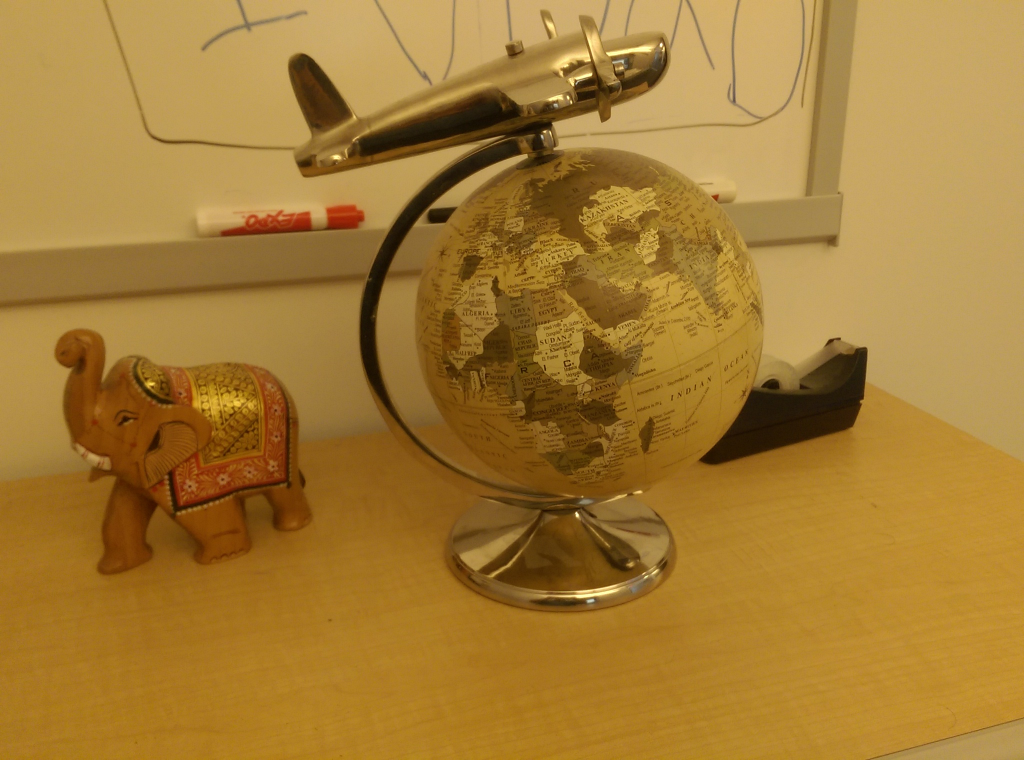
%> input picture examples/globe/im1.png, 2048 x 1520 px (shown at 1/2 size)
$ octave calib.m   (GNU Octave 9; MATLAB toolbox functions it lacks are replaced by stand-ins)
%> lines starting %> are read from the running program, lines starting %| are printed output that depends on the picture
%> further down, im1 is the input picture: size 1520x2048x3 uint8; mean R, G, B 163.9, 123.6, 52.5
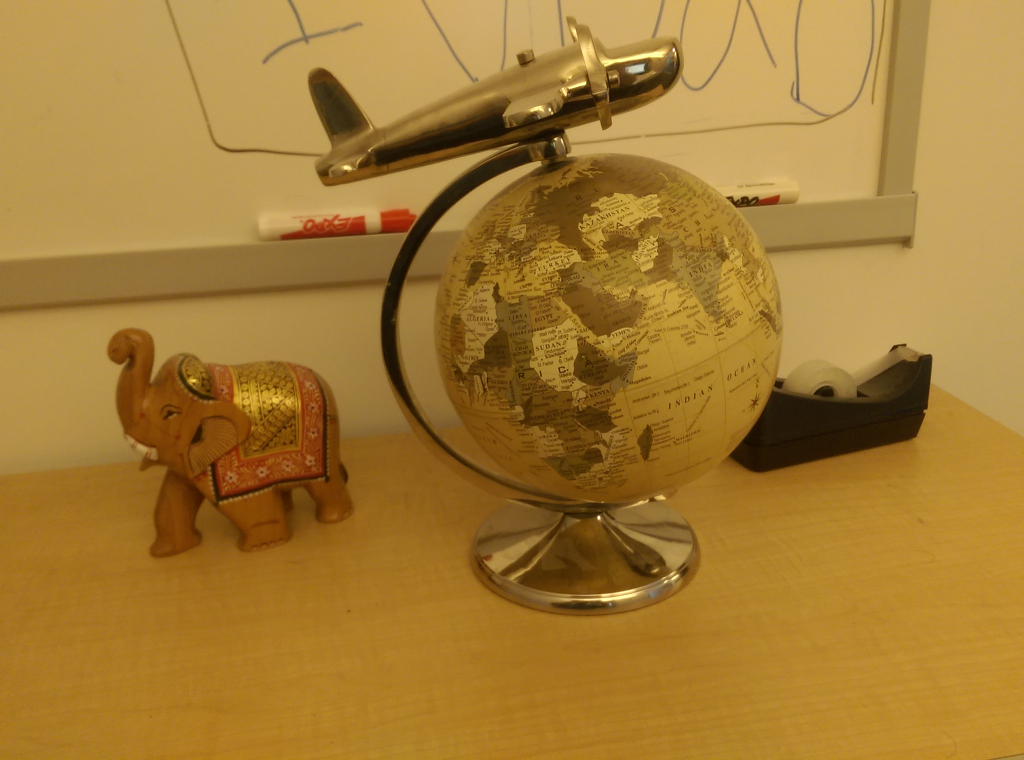
%> input picture examples/globe/im2.png, 2048 x 1520 px (shown at 1/2 size)
%> further down, im2 is the input picture: size 1520x2048x3 uint8; mean R, G, B 164.1, 123.8, 52.2
### examples/Newkuba/linbackproj.m
function [pntcloud, worldPoints, CloudSNR] = linbackproj(im1,im2,cam1,cam2,baseline,width,height)
%> called with cam1 = [1037.6 0 642.2; 0 1043.3 387.8; 0 0 1], cam2 = [998.8 0 368.3; 0 998.8 245.5; 0 0 1], baseline = 200, width = 1280, height = 720
% This function computes matching points between a pair of images and uses
% the input camera parameters to linealy back-project the matching points
% into the 3D space to construct a 3D point cloud.
%
% im1 and im2 are the input stereo images
% cam1 and cam2 are the intrinsic parameters of the camera corresponding to
% im1 and im2
% baseline is the stereo baseline (physical distance between the two camera
% centers)
% width and height are the width and height of the images.
%
% The function returns:
%   pntcloud, which is a 3D point cloud computed using the linear
%   backprojection mehod described in Hartley-Zisserman
%
%   worldPoints, which is a 3D point cloud computed using also the linear
%   backprojection method but implemented by a built-in Matlab function
%   called triangulate
%
%   CloudSNR, which is the signal-to-noise ratio of computed pntcloud with
%   respect to the reference point cloud worldPoints
%
%   Author: Dr. Hassan Foroosh, 2023
%

%% Keep the original images
%colorim1=im1;
%colorim2=im2;


colorim1=im1;
colorim2=im2;

%% Make grayscale copies of images, if they are color images
if size(im1,3)>0
    im1=rgb2gray(im1);
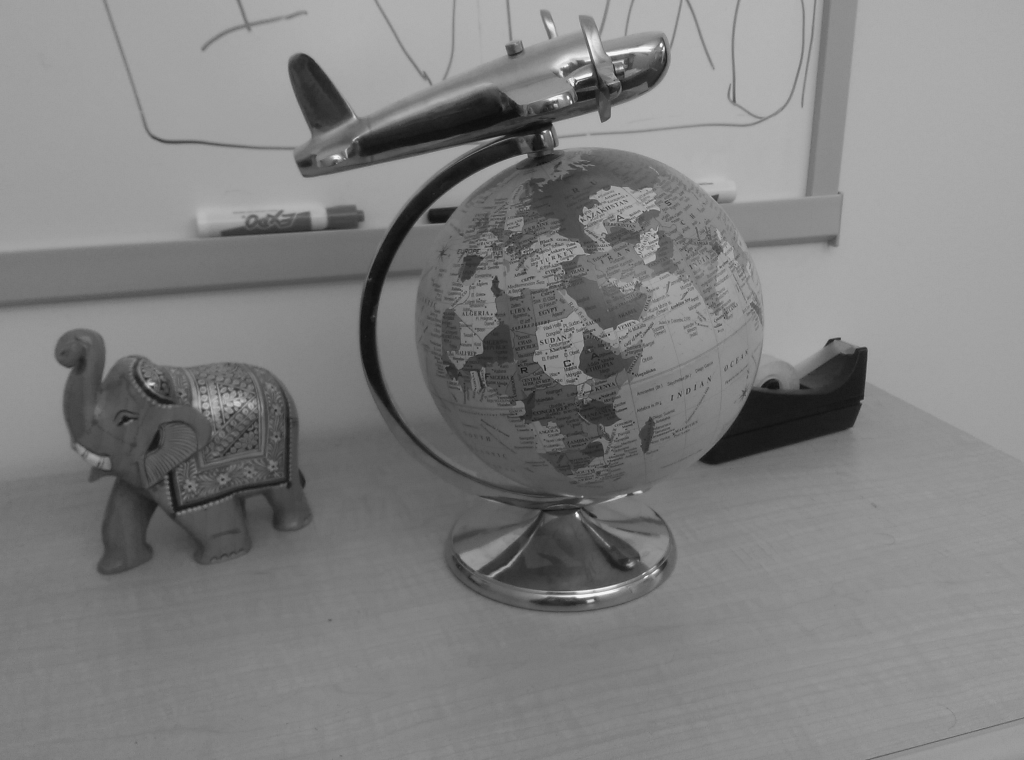
%> im1: size 1520x2048 uint8 (shown at 1/2 size); min 11, max 251, mean 127.6
end
if size(im2,3)>0
     im2=rgb2gray(im2);
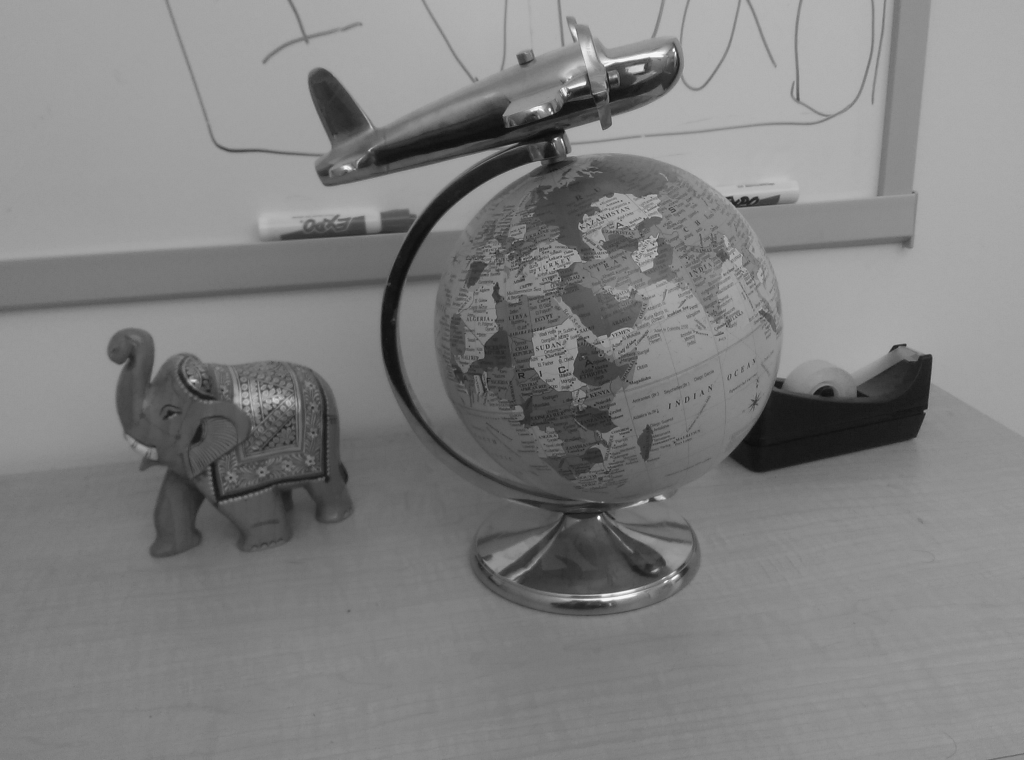
%> im2: size 1520x2048 uint8 (shown at 1/2 size); min 11, max 251, mean 127.8
end

%% Detect feature points
% [4 lines of commented-out code are left out]
points1 = detectORBFeatures(im1);
%> points1 = 13357 points; strongest (x, y): (1154, 1026), (1154, 1026), (1153, 1026), (1154, 1027), (1154, 1027)
points2 = detectORBFeatures(im2);
%> points2 = 12865 points; strongest (x, y): (1199, 1034), (1198, 1035), (1198, 1033), (1199, 1034), (1111, 279)
[features1,valid_points1] = extractFeatures(im1,points1);
%> valid_points1 has the same summary as points1
[features2,valid_points2] = extractFeatures(im2,points2);
%> valid_points2 = 12864 points; strongest (x, y): (1199, 1034), (1198, 1035), (1198, 1033), (1199, 1034), (1111, 279)
indexPairs = matchFeatures(features1,features2);
%> indexPairs = 1701 rows, first 12: [29 37; 36 52; 61 56; 133 107; 214 3943; 221 3949; 237 8516; 257 245; 265 252; 266 242; 267 253; 297 276]
%% Match feature points
matchedPoints1 = valid_points1(indexPairs(:,1),:);
%> matchedPoints1 = 1701 points; strongest (x, y): (1323, 89), (1086, 267), (1133, 727), (1133, 727), (1133, 730)
matchedPoints2 = valid_points2(indexPairs(:,2),:);
%> matchedPoints2 = 1701 points; strongest (x, y): (1347, 99), (1123, 743), (1122, 739), (1109, 282), (1123, 740)
% Disply matching points
figure; showMatchedFeatures(colorim1,colorim2,matchedPoints1,matchedPoints2,"montag");
%> (this line was passed over: showMatchedFeatures is not available in this run)
title("Matching Points");

Pnts1=matchedPoints1.Location;
%> Pnts1 = 1701 rows, first 12: [1301 102; 1014 109; 1324 126; 1293 165; 1102 261; 1102 269; 958 291; 668 313; 681 317; 929 317; 670 318; 1151 339]
Pnts2=matchedPoints2.Location;
%> Pnts2 = 1701 rows, first 12: [1326 113; 1037 128; 1350 133; 1323 170; 1125.4 275.8; 1125.4 285.4; 1272.5 1190.4; 689 334; 702 338; 959 331; 690 339; 1166 353]

%% Find the camera intrinsic and extrinsic parameters
% Assume fixed intrinsic parameters
K=(cam1+cam2)/2;

% Estimate the fundamental matrix
%> the run ends on the next line
F = estimateFundamentalMatrix(Pnts1,Pnts2);
% Matlab uses a special structure for intrinsics
intrinsics = cameraIntrinsics([K(1,1) K(2,2)],[K(1,3) K(2,3)],[height,width]);
% Estimate the extrinsic parameters (Rotation matrix and translation up to scale)
[R,t] = relativeCameraPose(F,intrinsics,Pnts1,Pnts2);

%% Build the two camera matrices with world coordinate frame attached to the first camera
P1=K*[eye(3),zeros(3,1)];
% Translation is scaled by the baseline distance to correct for the unknown scale
P2=K*[R',t'*baseline];

N=size(Pnts1,1);
color=zeros(3,N);
for n = 1:N
    color(:,n)=double(colorim1(round(Pnts1(n,2)),round(Pnts1(n,1)),:));
end

pntcloud = backproject(P1,P2,Pnts1,Pnts2);

% Matlab's pcshow refused to display the colors - not sure why! Or, maybe
% they are there but difficult to see because of sparsity of point clouds.
% It seems for the globe data set the colors are there.
figure; pcshow(pntcloud',color'); axis vis3d
title("Pointcloud from My Implementation");
xlabel("X");
ylabel("Y");
zlabel("Z");

%% Matlab's built-in implementation to compare with
worldPoints = triangulate(matchedPoints1,matchedPoints2,P1',P2');
figure; pcshow(worldPoints,color'); axis vis3d
title("Pointcloud from Matlab's Built-in Function");
xlabel("X");
ylabel("Y");
zlabel("Z");

%% Compute the signal-to-noise ratio w.r.t. Matlab's built-in implementation
% snr and psnr are reserved words in matlab, so I used cloudsnr
err=pntcloud'-worldPoints;
CloudSNR=10*log10(var(pntcloud(:))/var(err(:)));
disp(num2str(CloudSNR))

end

% [42 lines left out: function backproject, not called in this run]

### examples/globe/calib.m
im1=imread('im1.png');
im2=imread('im2.png');
cam1=[1037.6 0 642.2316; 0 1043.3 387.8358; 0 0 1];
cam2=[998.834 0 368.275; 0 998.834 245.534; 0 0 1];
doffs=0;
baseline=200;
width=1280;
height=720;


[pntcloud, worldPoints, CloudSNR] = linbackproj(im1,im2,cam1,cam2,baseline,width,height);
